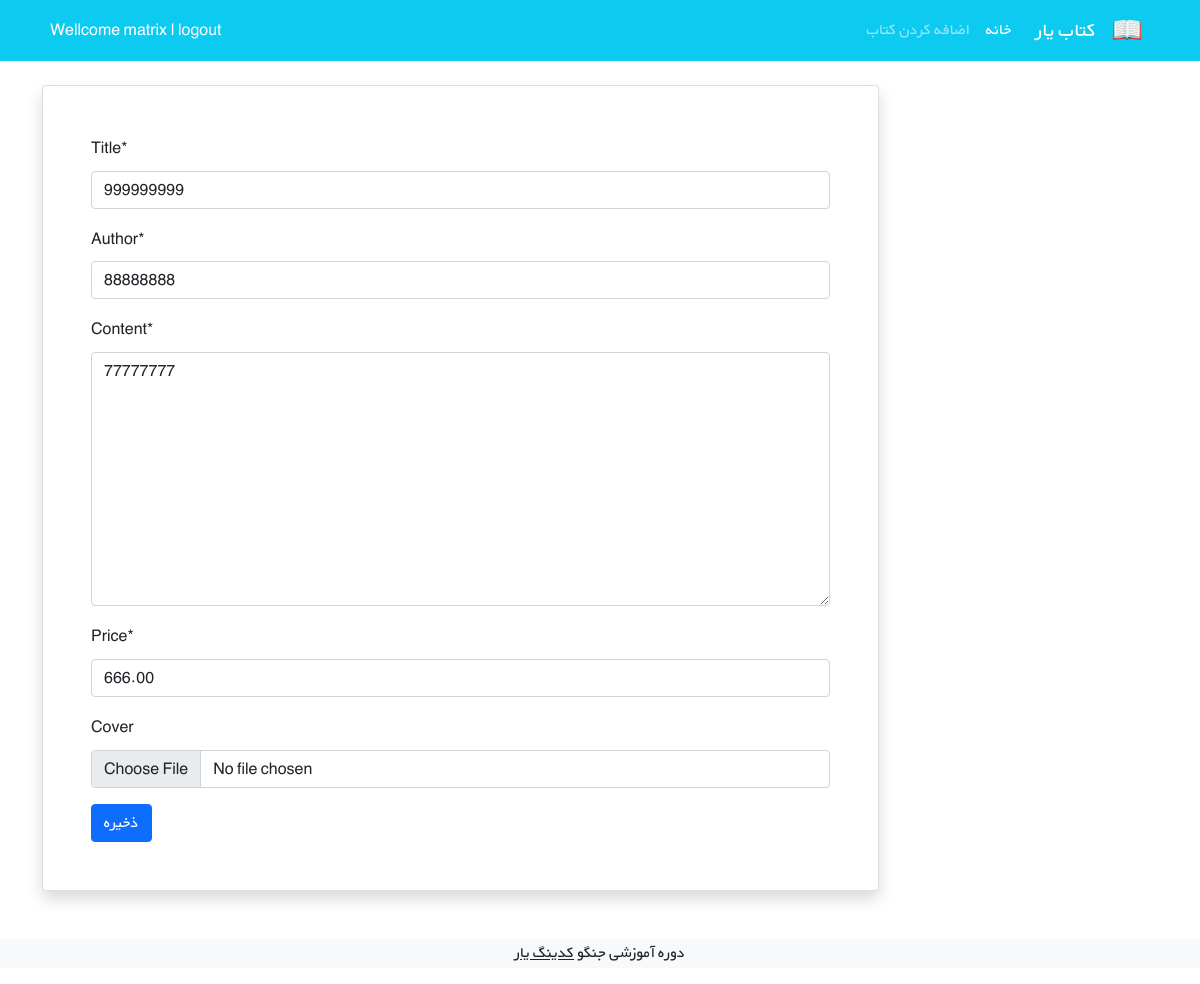
Page /books/6/edit/ (signed in) on the committed database.
### accounts/models.py (models this page shows)
class CustomUser(AbstractUser):
    age = models.PositiveIntegerField(null=True, blank=True)

### books/models.py (models this page shows, shortened)
class MdlBook(models.Model):
    user = models.ForeignKey(get_user_model(), on_delete=models.CASCADE)
    title = models.CharField(max_length=200)
    author = models.CharField(max_length=200)
    content = models.TextField()
    price = models.DecimalField(max_digits=5, decimal_places=2)
    cover = models.ImageField(upload_to="covers/", blank=True)

### books/views.py (the view)
# urls.py: path('<int:pk>/edit/', BookUpdateView.as_view(), name="book_update"),
class BookUpdateView(LoginRequiredMixin, UserPassesTestMixin, generic.UpdateView):
    model = MdlBook
    fields = ["title", "author", "content", "price", "cover"]
    template_name = "books/book_update.html"
    def test_func(self):
        obj = self.get_object()
        return obj.user == self.request.user

### books/templates/books/book_update.html (shortened to what this page needs)
{% extends "_base.html" %}
{% load crispy_forms_tags %}
{% block content %}
<div class="container mt-4">
    <div class="col-9">
        <div class="card shadow my-3 p-5">
            <form method="post" enctype="multipart/form-data">
                {{ form|crispy }}
            <button type="submit" class="btn btn-primary">ذخیره</button>
            </form>
        </div>
    </div>
</div>
{% endblock content %}

### templates/_base.html (shortened to what this page needs)
{% load static %}
<!doctype html>
<html lang="en">
<head>
    <link href="https://cdn.jsdelivr.net/npm/bootstrap@5.1.3/dist/css/bootstrap.min.css" rel="stylesheet"
>
    <link rel="stylesheet" href="{% static 'css/style.css' %}">
</head>
<body>
<nav class="navbar navbar-expand-lg navbar-dark bg-info" dir="rtl">
    <div class="container">
        <a class="navbar-brand" href="#">
            <img src="icons/book.png" alt="" height="30"
                 class="d-inline-block align-text-top">
        </a>
        <a class="navbar-brand mx-3" href="#">کتاب یار</a>
        <div class="collapse navbar-collapse" id="navbarNavAltMarkup">
            <div class="navbar-nav">
                <a class="nav-link active" aria-current="page" href="{% url 'book_list' %}">خانه</a>
                <a class="nav-link" href="{% url 'book_create' %}">اضافه کردن کتاب</a>
            </div>
        </div>
        <div class="mx-2 text-white">
		    {% if user.is_authenticated %}
            Wellcome {{ user.username }} | <a class="link-light text-decoration-none" href="{% url "logout" %}">logout</a>
            {% else %}
            <a class="link-light text-decoration-none" href="{% url "login" %}">Login</a> | <a class="link-light text-decoration-none" href="{% url "signup" %}">Sign-up</a>
            {% endif %}
		</div>
    </div>
</nav>
							{% block content %}
							{% endblock content %}
<footer class="bg-light text-center text-lg-start mt-5">
  <div class="text-center bg-grey">
      <p>دوره آموزشی جنگو <a class="text-dark" href="https://codingyar.com/" target="_blank">کدینگ یار</a></p>
  </div>
</footer>
</body>
</html>

### static/css/style.css (style rules this page uses)
* { font-family: 'BYekan', sans-serif; line-height: 1.8rem; }

### rows in the picture
CustomUser: username "matrix"
MdlBook: title "999999999", author "88888888", content "77777777", price "666.00"
